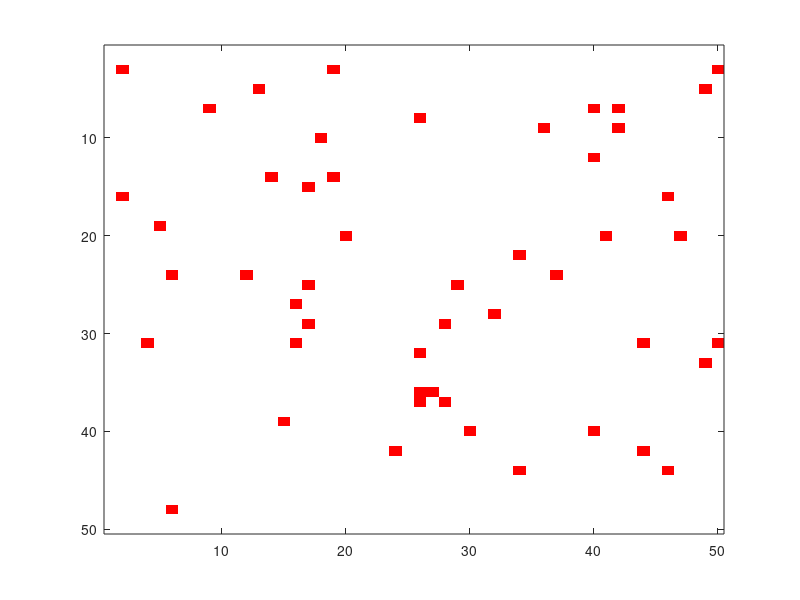

The MATLAB source for this figure: (Note: this script raises an error after producing the figure.)
% SupplyChainBot Simulation with Performance Metrics

% Clear workspace and command window
clear;
clc;

% Define grid size
gridSize = 50;

% Create the environment (1 = free space, 0 = obstacle)
environment = ones(gridSize);

% Add some random obstacles
numObstacles = 50;
obstacleIndices = randi([1, gridSize^2], 1, numObstacles);
environment(obstacleIndices) = 0;

% Initialize robot positions and assign algorithms
numRobots = 4;
robotPositions = randi([1, gridSize], numRobots, 2);
robotAlgorithms = {'A*', 'Dijkstra', 'BFS', 'Genetic Hybrid'};
robotColors = {'b', 'g', 'y', 'm'};

% Define dynamic obstacle parameters
numDynamicObstacles = 3;
dynamicObstaclePositions = randi([1, gridSize], numDynamicObstacles, 2);
dynamicObstacleVelocities = (rand(numDynamicObstacles, 2) - 0.5) * 2; % Random velocities between -1 and 1

% Initialize supply points and delivery destinations
numSupplyPoints = 3;
numDeliveryPoints = 5;
supplyPointPositions = randi([1, gridSize], numSupplyPoints, 2);
deliveryPointPositions = randi([1, gridSize], numDeliveryPoints, 2);

% Create main figure
mainFigure = figure('Position', [100, 100, 800, 600]);

% Plot environment
imagesc(environment);
colormap([1 0 0; 1 1 1]); % Red for obstacles, white for free space
hold on;

% Plot robots
robotHandles = gobjects(1, numRobots);
for i = 1:numRobots
    robotHandles(i) = plot(robotPositions(i,2), robotPositions(i,1), 'o', 'MarkerSize', 10, 'MarkerFaceColor', robotColors{i}, 'MarkerEdgeColor', 'k');
end

% Plot supply points and delivery destinations
supplyPointHandle = plot(supplyPointPositions(:,2), supplyPointPositions(:,1), 's', 'MarkerSize', 10, 'MarkerFaceColor', 'g', 'MarkerEdgeColor', 'k');
deliveryPointHandle = plot(deliveryPointPositions(:,2), deliveryPointPositions(:,1), 'p', 'MarkerSize', 10, 'MarkerFaceColor', 'm', 'MarkerEdgeColor', 'k');

% Create dynamic obstacle handles
dynamicObstacleHandles = gobjects(1, numDynamicObstacles);
for i = 1:numDynamicObstacles
    dynamicObstacleHandles(i) = plot(dynamicObstaclePositions(i,2), dynamicObstaclePositions(i,1), 's', ...
        'MarkerSize', 10, 'MarkerFaceColor', 'r', 'MarkerEdgeColor', 'k');
end

% Set up the plot
axis equal;
axis([0.5 gridSize+0.5 0.5 gridSize+0.5]);
title('SupplyChainBot Simulation');
xlabel('X');
ylabel('Y');

% Create legend entries with both robot number and algorithm
legendEntries = cell(1, numRobots);
for i = 1:numRobots
    legendEntries{i} = sprintf('Robot %d (%s)', i, robotAlgorithms{i});
end
legend([robotHandles, supplyPointHandle, deliveryPointHandle, dynamicObstacleHandles(1)], ...
    [legendEntries, {'Supply Point', 'Delivery Point', 'Dynamic Obstacle'}], 'Location', 'eastoutside');

% Add path handles for each robot
pathHandles = gobjects(1, numRobots);

% Initialize metrics
metrics = struct();
for i = 1:numRobots
    metrics.pathLengths(i) = 0;
    metrics.computationTimes(i) = 0;
    metrics.deliveriesCompleted(i) = 0;
    metrics.distanceTraveled(i) = 0;
end

% Initialize delivery tracking matrix
deliveryMatrix = zeros(numDeliveryPoints, 1);

% Initialize supply tracking matrix
supplyMatrix = zeros(numRobots, 1);

% Main simulation loop
maxSteps = 1000;
step = 0;

[rows, cols] = size(environment);

while sum(deliveryMatrix) < numDeliveryPoints && step < maxSteps
    step = step + 1;
    
    % Update dynamic obstacles
    for i = 1:numDynamicObstacles
        newPosition = round(dynamicObstaclePositions(i,:) + dynamicObstacleVelocities(i,:));
        
        if newPosition(1) < 1 || newPosition(1) > gridSize
            dynamicObstacleVelocities(i,1) = -dynamicObstacleVelocities(i,1);
            newPosition(1) = max(1, min(gridSize, newPosition(1)));
        end
        if newPosition(2) < 1 || newPosition(2) > gridSize
            dynamicObstacleVelocities(i,2) = -dynamicObstacleVelocities(i,2);
            newPosition(2) = max(1, min(gridSize, newPosition(2)));
        end
        
        dynamicObstaclePositions(i,:) = newPosition;
        set(dynamicObstacleHandles(i), 'XData', newPosition(2), 'YData', newPosition(1));
    end
    
    % Robot movement loop
    for i = 1:numRobots
        % Determine the current goal (supply point or delivery point)
        if supplyMatrix(i) == 0
            distances = zeros(numSupplyPoints, 1);
            for v = 1:numSupplyPoints
                distances(v) = norm(supplyPointPositions(v,:) - robotPositions(i,:));
            end
            [~, nearestIdx] = min(distances);
            goal = supplyPointPositions(nearestIdx,:);
            isSupplyGoal = true;
        else
            undeliveredPoints = find(deliveryMatrix == 0);
            
            if ~isempty(undeliveredPoints)
                distances = zeros(length(undeliveredPoints), 1);
                for v = 1:length(undeliveredPoints)
                    deliveryIdx = undeliveredPoints(v);
                    distances(v) = norm(deliveryPointPositions(deliveryIdx,:) - robotPositions(i,:));
                end
                [~, nearestIdx] = min(distances);
                targetDeliveryIdx = undeliveredPoints(nearestIdx);
                goal = deliveryPointPositions(targetDeliveryIdx,:);
                isSupplyGoal = false;
            else
                continue;
            end
        end
        
        % Path planning
        tic;
        switch lower(robotAlgorithms{i})
            case 'a*'
                path = astar(round(robotPositions(i,:)), round(goal), environment);
            case 'dijkstra'
                path = dijkstra(round(robotPositions(i,:)), round(goal), environment);
            case 'bfs'
                path = bfs(round(robotPositions(i,:)), round(goal), environment);
            case 'genetic hybrid'
    path = genetic_algorithm_hybrid(round(robotPositions(i,:)), round(goal), environment, @(start, goal, env) astar(start, goal, env));
        end
        computationTime = toc;
        metrics.computationTimes(i) = metrics.computationTimes(i) + computationTime;
        
        % Visualize and follow path
        if ~isempty(path)
            if isvalid(pathHandles(i))
                delete(pathHandles(i));
            end
            pathHandles(i) = plot(path(:,2), path(:,1), ':', 'Color', robotColors{i}, 'LineWidth', 2);
            
            if size(path, 1) > 1
                newPosition = path(2,:);
                
                collisionDetected = false;
                for o = 1:numDynamicObstacles
                    if norm(newPosition - dynamicObstaclePositions(o,:)) < 1.5
                        collisionDetected = true;
                        break;
                    end
                end
                
                if ~collisionDetected && environment(newPosition(1), newPosition(2)) == 1
                    oldPosition = robotPositions(i,:);
                    robotPositions(i,:) = newPosition;
                    set(robotHandles(i), 'XData', newPosition(2), 'YData', newPosition(1));
                    
                    metrics.distanceTraveled(i) = metrics.distanceTraveled(i) + norm(newPosition - oldPosition);
                end
            end
            
            if isequal(round(robotPositions(i,:)), round(goal))
                if isSupplyGoal
                    supplyMatrix(i) = 1;
                else
                    if deliveryMatrix(targetDeliveryIdx) == 0
                        deliveryMatrix(targetDeliveryIdx) = 1;
                        supplyMatrix(i) = 0;
                        metrics.deliveriesCompleted(i) = metrics.deliveriesCompleted(i) + 1;
                        
                        remainingDeliveryPoints = find(deliveryMatrix == 0);
                        if ~isempty(remainingDeliveryPoints)
                            set(deliveryPointHandle, 'XData', deliveryPointPositions(remainingDeliveryPoints,2), ...
                                'YData', deliveryPointPositions(remainingDeliveryPoints,1));
                        else
                            set(deliveryPointHandle, 'XData', [], 'YData', []);
                        end
                    end
                end
            end
        end
    end
    
    drawnow;
    pause(0.1);
end

% Display final metrics
disp('Final Performance Metrics:');
for i = 1:numRobots
    fprintf('Robot %d (%s):\n', i, robotAlgorithms{i});
    fprintf('  Deliveries Completed: %d\n', metrics.deliveriesCompleted(i));
    fprintf('  Distance Traveled: %.2f\n', metrics.distanceTraveled(i));
    fprintf('  Total Computation Time: %.4f seconds\n', metrics.computationTimes(i));
    fprintf('\n');
end

% Clean up
for i = 1:numRobots
    if isvalid(pathHandles(i))
        delete(pathHandles(i));
    end
end